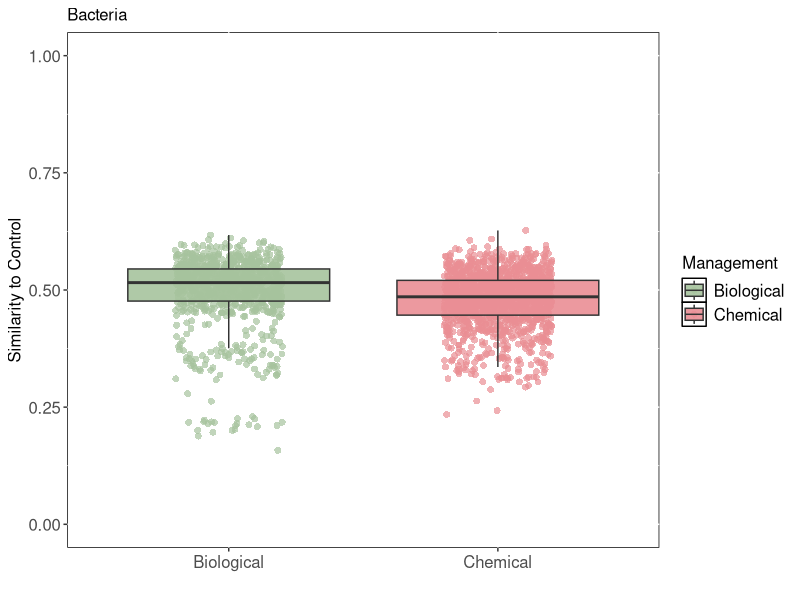
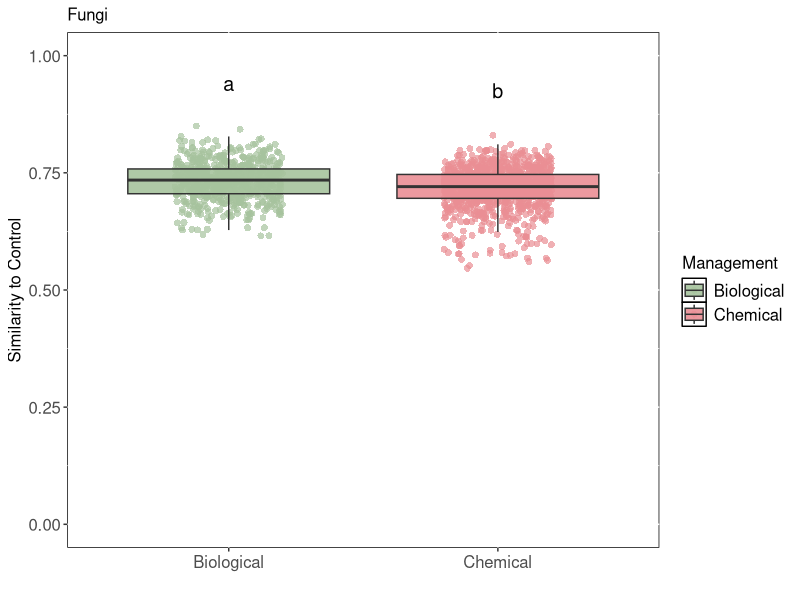
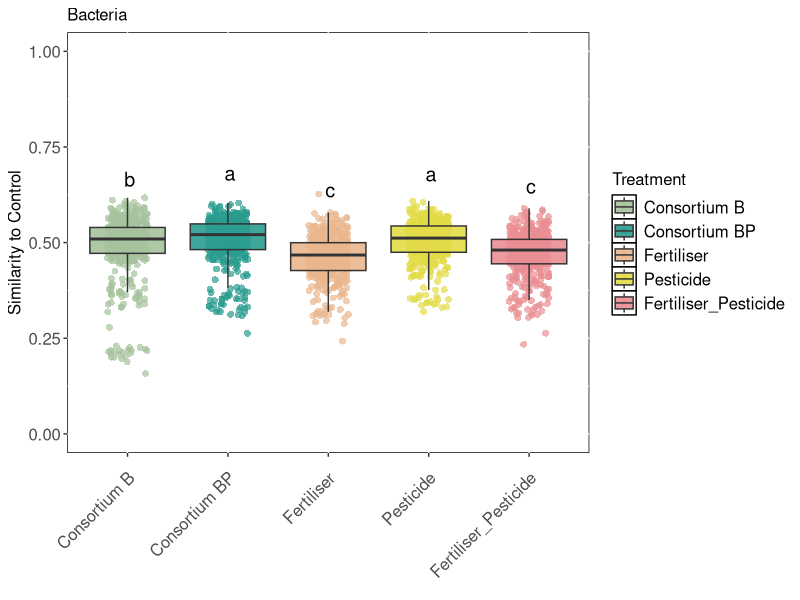
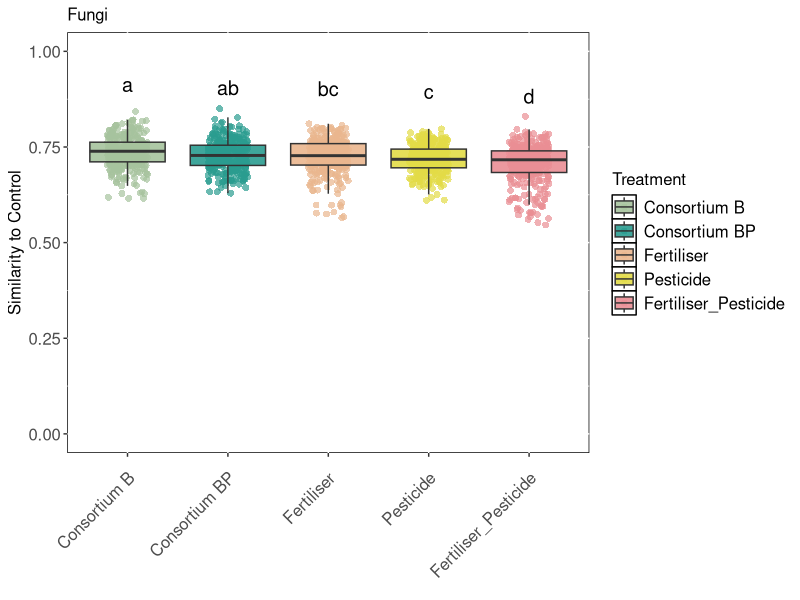
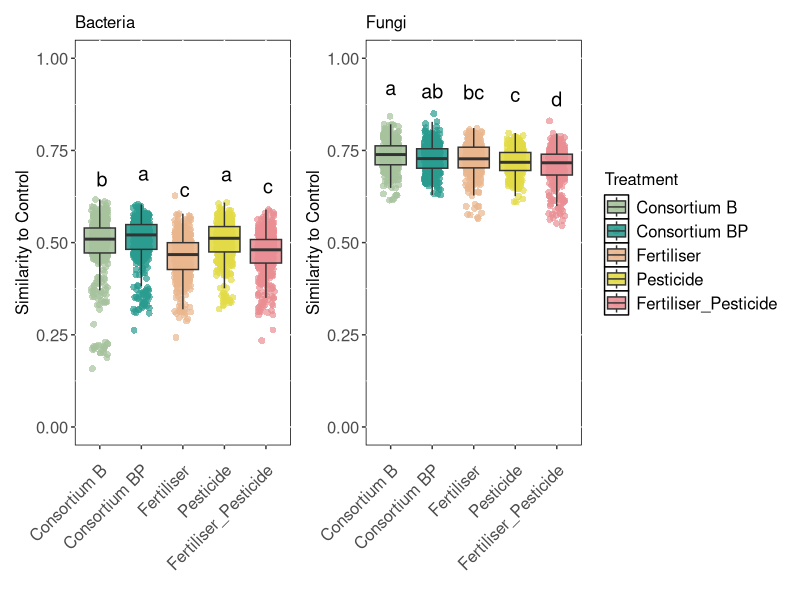
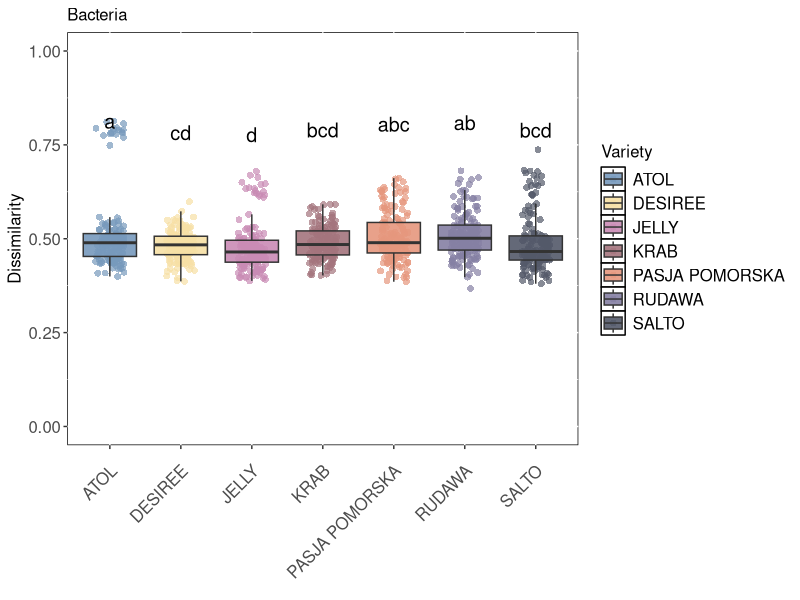
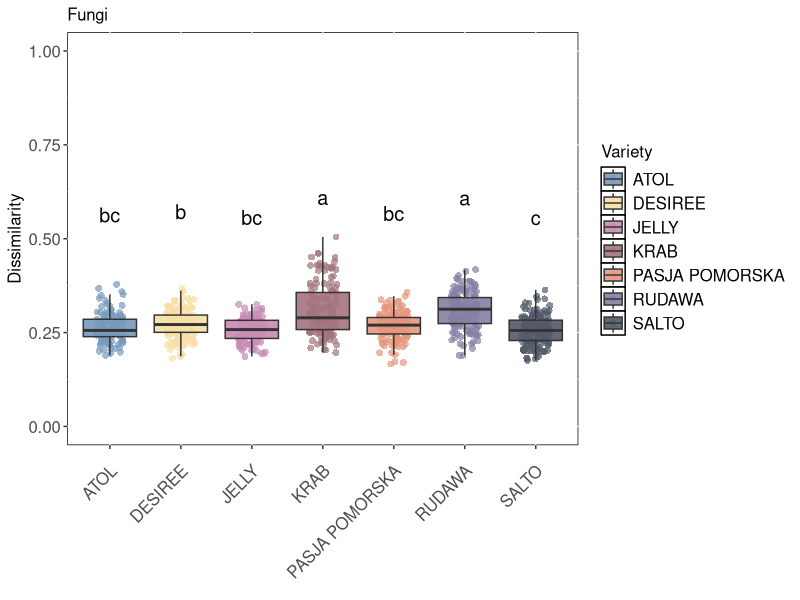
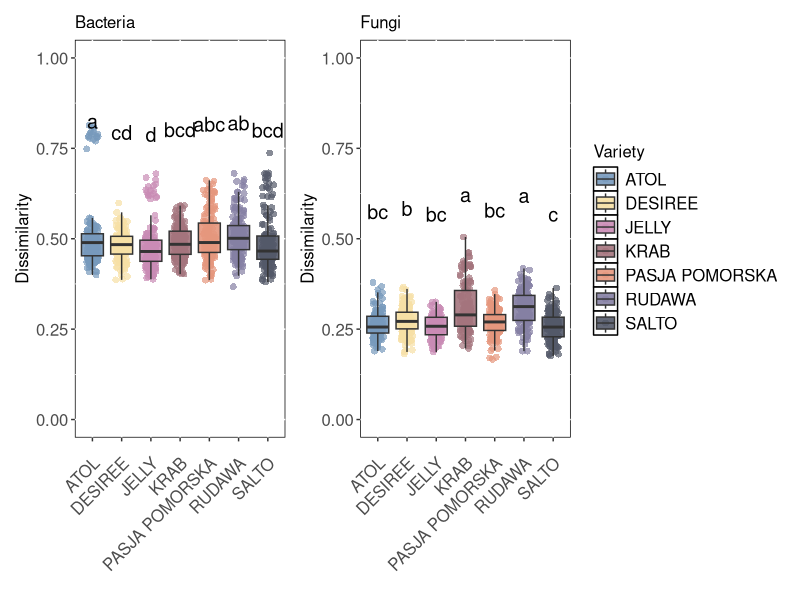

Reproduce these figures in R, in order.
# PotatoMETAbiom Field trial experiment
# NL - microbial community distance - Week5

##Initiate libraries####
rm(list=ls())

library(vegan)
library(multcompView)
library(tidyverse)
library(ggplot2)
library(ggpubr)
library(patchwork)

#Figure 3ab Similarities in rhizosphere soil microbial communities relative to the Control under different management regimes####

### import bacterial distance data (Bray Curtis) to control treatment####
mydata <- data.table::fread("bac_dist_T1.csv")

# analysis of variance; 1-DISTANCE = similarity
anova <- aov(1-Distance ~ Management, data = mydata)
summary(anova)    #<2e-16 ***

# Tukey's test
tukey <- TukeyHSD(anova)
print(tukey)
# compact letter display
cld <- multcompLetters4(anova, tukey)
print(cld)

# table with factors and 3rd quantile
Tk <- group_by(mydata, Management) %>%
  summarise(mean=mean(1-Distance), quant = quantile(1-Distance, probs = 0.75)) %>%
  arrange(desc(mean))

# extracting the compact letter display and adding to the Tk table
cld <- as.data.frame.list(cld$Management)
Tk$cld <- cld$Letters

print(Tk)

# boxplot # similarity = (1 - Bray_Curtis dissimilarity)
p1 <- ggplot(mydata, aes(x=Management, y=1-Distance, fill=Management)) +
  geom_jitter(aes(color=Management),shape=16, alpha = 0.7, size = 2,
              position=position_jitter(0.2))+
  geom_boxplot(alpha = 0.9, outlier.shape = NA)+
  ylim(0, 1)+
  ylab("Similarity to Control")+ 
  xlab("")+
  labs(title = "Bacteria")+ #Bacterial community distance
  # geom_text(data = Tk, aes(x = Management, y = mean, label = cld),
  #size = 5, vjust=-8, hjust = 0.3)+
  scale_color_manual(values=c("#a6c39d","#ea8e94")) +
  scale_fill_manual(values=c("#a6c39d","#ea8e94"))+
  theme(panel.background=element_rect(fill='white', color='black'), 
        axis.title.x =element_text(size=12), axis.title.y=element_text(size=12),
        axis.text.x =element_text(size=12), axis.text.y=element_text(size=12),
        plot.title = element_text(size = 12)) +
  theme(legend.text=element_text(size=12), legend.title=element_text(size=12),
        axis.text.x = element_text(angle = 0, vjust = 0.9, hjust = 0.5))
p1

#ggsave("distance_T1_bac_man_1.jpeg", dpi=600, width=15, height=14,  units="cm")


### import fungal distance data(Bray Curtis) to control treatment####
mydata <- data.table::fread("fun_dist_T1.csv")

# analysis of variance; 1-DISTANCE = similarity
anova <- aov(1-Distance ~ Management, data = mydata)
summary(anova)    #<2e-16 ***

# Tukey's test
tukey <- TukeyHSD(anova)
print(tukey)
# compact letter display
cld <- multcompLetters4(anova, tukey)
print(cld)

# table with factors and 3rd quantile
Tk <- group_by(mydata, Management) %>%
  summarise(mean=mean(1-Distance), quant = quantile(1-Distance, probs = 0.75)) %>%
  arrange(desc(mean))

# extracting the compact letter display and adding to the Tk table
cld <- as.data.frame.list(cld$Management)
Tk$cld <- cld$Letters

print(Tk)

# boxplot 
p2 <- ggplot(mydata, aes(x=Management, y=1-Distance, fill=Management)) +
  geom_jitter(aes(color=Management),shape=16, alpha = 0.7, size = 2,
              position=position_jitter(0.2))+
  geom_boxplot(alpha = 0.9, outlier.shape = NA)+
  ylim(0, 1)+
  ylab("Similarity to Control")+
  xlab("")+
  labs(title = "Fungi")+
  geom_text(data = Tk, aes(x = Management, y = mean, label = cld),
            size = 5, vjust=-6, hjust = 0.5)+
  scale_color_manual(values=c("#a6c39d","#ea8e94")) +
  scale_fill_manual(values=c("#a6c39d","#ea8e94"))+
  theme(panel.background=element_rect(fill='white', color='black'), 
        axis.title.x =element_text(size=12), axis.title.y=element_text(size=12),
        axis.text.x =element_text(size=12), axis.text.y=element_text(size=12),
        plot.title = element_text(size = 12)) +
  theme(legend.text=element_text(size=12), legend.title=element_text(size=12),
        axis.text.x = element_text(angle = 0, vjust = 0.9, hjust = 0.5))
p2

#ggsave("distance_T1_fun_man.jpeg", dpi=600, width=15, height=14,  units="cm")


Fig3 <- p1 +p2 + plot_layout(nrow = 1, guides= "collect")&
  theme(legend.position = 'bottom')

ggsave("Figure 3ab.pdf",p1 +p2+ plot_layout(nrow = 1, guides= "collect")&
         theme(legend.position = 'bottom'),width=7,height=5)



##Figure S4 The similarity of treatment on the distance of rhizosphere soil microbial communities, compared to Control####

### import bacterial distance data####
mydata <- data.table::fread("bac_dist_T1.csv")

mydata$Treatment <- factor(mydata$Treatment, 
                           levels =c("1", "2", "3", "4", "5", "6"), 
                           labels = c("Control", "Consortium B", "Consortium BP", "Fertiliser", "Pesticide",  "Fertiliser_Pesticide"))

# analysis of variance; 1-DISTANCE = similarity
anova <- aov(1-Distance ~ Treatment, data = mydata)
summary(anova)    #<2e-16 ***

# Tukey's test
tukey <- TukeyHSD(anova)
print(tukey)
# compact letter display
cld <- multcompLetters4(anova, tukey)
print(cld)

# table with factors and 3rd quantile
Tk <- group_by(mydata, Treatment) %>%
  summarise(mean=mean(1-Distance), quant = quantile(1-Distance, probs = 0.75)) %>%
  arrange(desc(mean))

# extracting the compact letter display and adding to the Tk table
cld <- as.data.frame.list(cld$Treatment)
Tk$cld <- cld$Letters

print(Tk)

# boxplot similarity = (1 - Bray_Curtis dissimilarity)
p3 <- ggplot(mydata, aes(x=Treatment, y=1-Distance, fill=Treatment)) +
  geom_jitter(aes(color=Treatment),shape=16, alpha = 0.7, size = 2,
              position=position_jitter(0.2))+
  geom_boxplot(alpha = 0.9, outlier.shape = NA)+
  ylim(0, 1)+
  ylab("Similarity to Control")+ 
  xlab("")+
  labs(title = "Bacteria")+ #Bacterial community distance
  geom_text(data = Tk, aes(x = Treatment, y = mean, label = cld),
            size = 5, vjust=-4, hjust = 0.3)+
  scale_color_manual(values=c("#a6c39d","#2a9c90","#eab68e","#e2db47","#ea8e94")) +
  scale_fill_manual(values=c("#a6c39d","#2a9c90","#eab68e","#e2db47","#ea8e94"))+
  theme(panel.background=element_rect(fill='white', color='black'), 
        axis.title.x =element_text(size=12), axis.title.y=element_text(size=12),
        axis.text.x =element_text(size=12), axis.text.y=element_text(size=12),
        plot.title = element_text(size = 12)) +
  theme(legend.text=element_text(size=12), legend.title=element_text(size=12),
        axis.text.x = element_text(angle = 45, vjust = 0.9, hjust = 1))
p3

### import fungal distance data####
mydata <- data.table::fread("fun_dist_T1.csv")

mydata$Treatment <- factor(mydata$Treatment, 
                           levels =c("1", "2", "3", "4", "5", "6"), 
                           labels = c("Control", "Consortium B", "Consortium BP", "Fertiliser", "Pesticide",  "Fertiliser_Pesticide"))

# analysis of variance; 1-DISTANCE = similarity
anova <- aov(1-Distance ~ Treatment, data = mydata)
summary(anova)    #<2e-16 ***

# Tukey's test
tukey <- TukeyHSD(anova)
print(tukey)
# compact letter display
cld <- multcompLetters4(anova, tukey)
print(cld)

# table with factors and 3rd quantile
Tk <- group_by(mydata, Treatment) %>%
  summarise(mean=mean(1-Distance), quant = quantile(1-Distance, probs = 0.75)) %>%
  arrange(desc(mean))

# extracting the compact letter display and adding to the Tk table
cld <- as.data.frame.list(cld$Treatment)
Tk$cld <- cld$Letters

print(Tk)

# boxplot 
p4 <- ggplot(mydata, aes(x=Treatment, y=1-Distance, fill=Treatment)) +
  geom_jitter(aes(color=Treatment),shape=16, alpha = 0.7, size = 2,
              position=position_jitter(0.2))+
  geom_boxplot(alpha = 0.9, outlier.shape = NA)+
  ylim(0, 1)+
  ylab("Similarity to Control")+
  xlab("")+
  labs(title = "Fungi")+
  geom_text(data = Tk, aes(x = Treatment, y = mean, label = cld),
            size = 5, vjust=-4, hjust = 0.5)+#v 调节高度，h调节横向
  scale_color_manual(values=c("#a6c39d","#2a9c90","#eab68e","#e2db47","#ea8e94")) +
  scale_fill_manual(values=c("#a6c39d","#2a9c90","#eab68e","#e2db47","#ea8e94"))+
  theme(panel.background=element_rect(fill='white', color='black'), 
        axis.title.x =element_text(size=12), axis.title.y=element_text(size=12),
        axis.text.x =element_text(size=12), axis.text.y=element_text(size=12),
        plot.title = element_text(size = 12)) +
  theme(legend.text=element_text(size=12), legend.title=element_text(size=12),
        axis.text.x = element_text(angle = 45, vjust = 0.9, hjust = 1))
p4

# merge bac and fun

p3 +p4 + plot_layout(nrow = 1, guides= "collect")&
  theme(legend.position = 'right')

ggsave("Figure S4.pdf",p3 + p4 + plot_layout(nrow = 1, guides= "collect")&
         theme(legend.position = 'right'),width=9,height=5)


##Figure S5 The dissimilarity distance of rhizosphere soil microbial communities within cultivars####

### import bacterial distance data####
mydata <- data.table::fread("bac_dist_all_variety.csv")

mydata$Variety <- factor(mydata$Variety,
                         levels=c("ATOL", "DESIREE", "JELLY",  "KRAB", "PASJA_POMORSKA", "RUDAWA", "SALTO"),
                         labels = c("ATOL", "DESIREE", "JELLY", "KRAB", "PASJA POMORSKA", "RUDAWA", "SALTO"))

# analysis of variance; 1-DISTANCE = similarity,DISTANCE = Dissimilarity
anova <- aov(Distance ~ Variety, data = mydata)
summary(anova)    #8.41e-07 ***

# Tukey's test
tukey <- TukeyHSD(anova)
print(tukey)

# compact letter display
cld <- multcompLetters4(anova, tukey)
print(cld)

# table with factors and 3rd quantile
Tk <- group_by(mydata, Variety) %>%
  summarise(mean=mean(Distance), quant = quantile(Distance, probs = 0.75)) %>%
  arrange(desc(mean))

# extracting the compact letter display and adding to the Tk table
cld <- as.data.frame.list(cld$Variety)
Tk$cld <- cld$Letters

print(Tk)

# boxplot 
p5 <- ggplot(mydata, aes(x=Variety, y=Distance, fill=Variety)) +
  geom_jitter(aes(color=Variety),shape=16, alpha = 0.7, size = 2,
              position=position_jitter(0.2))+
  geom_boxplot(alpha = 0.9, outlier.shape = NA)+
  ylim(0, 1)+
  ylab("Dissimilarity")+
  xlab("")+
  labs(title = "Bacteria")+ #Bacterial community distance within varieties
  geom_text(data = Tk, aes(x = Variety, y = mean, label = cld),
            size = 5, vjust=-7, hjust = 0.5)+
  scale_color_manual(values=c("#7799bc","#f6e0a5","#c98bb5","#a4757d","#e5977d","#8580a3","#535969")) +
  scale_fill_manual(values=c("#7799bc","#f6e0a5","#c98bb5","#a4757d","#e5977d","#8580a3","#535969"))+
  theme(panel.background=element_rect(fill='white', color='black'), 
        axis.title.x =element_text(size=12), axis.title.y=element_text(size=12),
        axis.text.x =element_text(size=12), axis.text.y=element_text(size=12),
        plot.title = element_text(size = 12)) +
  theme(legend.text=element_text(size=12), legend.title=element_text(size=12),
        axis.text.x = element_text(angle = 45, vjust = 0.9, hjust = 1))
p5

### import fungal distance data####

mydata <- data.table::fread("fun_dist_all_variety.csv")

mydata$Variety <- factor(mydata$Variety, 
                         levels=c("ATOL", "DESIREE", "JELLY",  "KRAB", "PASJA_POMORSKA", "RUDAWA", "SALTO"),
                         labels = c("ATOL", "DESIREE", "JELLY", "KRAB", "PASJA POMORSKA", "RUDAWA", "SALTO"))

# analysis of variance; 1-DISTANCE = similarity, DISTANCE = Dissimilarity
anova <- aov(Distance ~ Variety, data = mydata)
summary(anova)    #<2e-16 ****

# Tukey's test
tukey <- TukeyHSD(anova)
print(tukey)
# compact letter display
cld <- multcompLetters4(anova, tukey)
print(cld)

# table with factors and 3rd quantile
Tk <- group_by(mydata, Variety) %>%
  summarise(mean=mean(Distance), quant = quantile(Distance, probs = 0.75)) %>%
  arrange(desc(mean))

# extracting the compact letter display and adding to the Tk table
cld <- as.data.frame.list(cld$Variety)
Tk$cld <- cld$Letters

print(Tk)

# boxplot 
p6 <- ggplot(mydata, aes(x=Variety, y=Distance, fill=Variety)) +
  geom_jitter(aes(color=Variety),shape=16, alpha = 0.7, size = 2,
              position=position_jitter(0.2))+
  geom_boxplot(alpha = 0.9, outlier.shape = NA)+
  ylim(0, 1)+
  ylab("Dissimilarity")+
  xlab("")+
  labs(title = "Fungi")+
  geom_text(data = Tk, aes(x = Variety, y = mean, label = cld),
            size = 5, vjust=-7, hjust = 0.5)+
  scale_color_manual(values=c("#7799bc","#f6e0a5","#c98bb5","#a4757d","#e5977d","#8580a3","#535969")) +
  scale_fill_manual(values=c("#7799bc","#f6e0a5","#c98bb5","#a4757d","#e5977d","#8580a3","#535969"))+
  theme(panel.background=element_rect(fill='white', color='black'), 
        axis.title.x =element_text(size=12), axis.title.y=element_text(size=12),
        axis.text.x =element_text(size=12), axis.text.y=element_text(size=12),
        plot.title = element_text(size = 12)) +
  theme(legend.text=element_text(size=12), legend.title=element_text(size=12),
        axis.text.x = element_text(angle = 45, vjust = 0.9, hjust = 1))
p6

p5 + p6 + plot_layout(nrow = 1, guides= "collect")&
  theme(legend.position = 'right')

ggsave("Figure S5.pdf",p5 + p6 + plot_layout(nrow = 1, guides= "collect")&
         theme(legend.position = 'right'),width=10,height=4.5)
